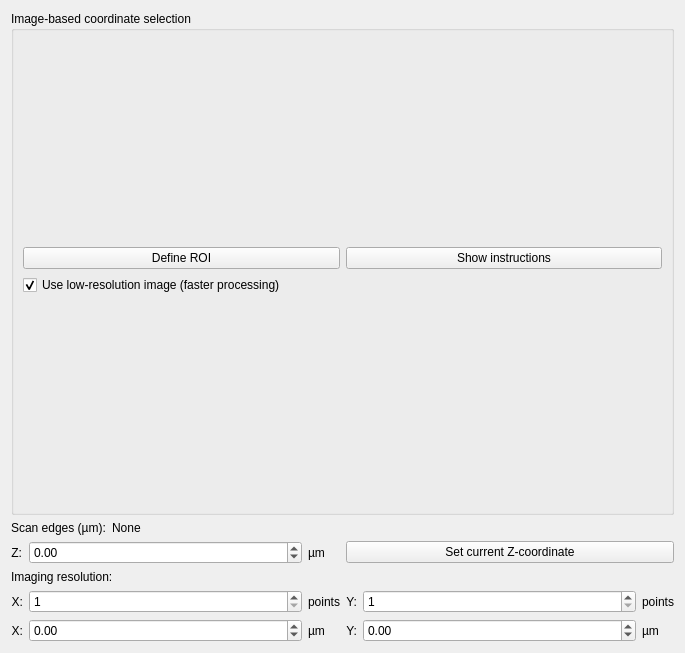
<?xml version="1.0" encoding="UTF-8"?>
<ui version="4.0">
 <class>Rect_Video</class>
 <widget class="QWidget" name="Rect_Video">
  <property name="geometry">
   <rect>
    <x>0</x>
    <y>0</y>
    <width>685</width>
    <height>653</height>
   </rect>
  </property>
  <property name="windowTitle">
   <string>Form</string>
  </property>
  <layout class="QVBoxLayout" name="verticalLayout_2">
   <item>
    <layout class="QVBoxLayout" name="main_layout">
     <item>
      <widget class="QGroupBox" name="groupBox">
       <property name="title">
        <string>Image-based coordinate selection</string>
       </property>
       <layout class="QVBoxLayout" name="verticalLayout_3">
        <item>
         <layout class="QGridLayout" name="gridLayout">
          <item row="2" column="0" colspan="2">
           <widget class="QCheckBox" name="chk_lres">
            <property name="text">
             <string>Use low-resolution image (faster processing)</string>
            </property>
            <property name="checked">
             <bool>true</bool>
            </property>
           </widget>
          </item>
          <item row="0" column="0" colspan="2">
           <layout class="QVBoxLayout" name="lyt_canvas"/>
          </item>
          <item row="1" column="0">
           <widget class="QPushButton" name="btn_defineROI">
            <property name="text">
             <string>Define ROI</string>
            </property>
           </widget>
          </item>
          <item row="1" column="1">
           <widget class="QPushButton" name="btn_instruction">
            <property name="text">
             <string>Show instructions</string>
            </property>
           </widget>
          </item>
         </layout>
        </item>
       </layout>
      </widget>
     </item>
     <item>
      <layout class="QGridLayout" name="gridLayout_2">
       <item row="6" column="0">
        <widget class="QLabel" name="label_11">
         <property name="sizePolicy">
          <sizepolicy hsizetype="Fixed" vsizetype="Preferred">
           <horstretch>0</horstretch>
           <verstretch>0</verstretch>
          </sizepolicy>
         </property>
         <property name="text">
          <string>X:</string>
         </property>
         <property name="alignment">
          <set>Qt::AlignmentFlag::AlignRight|Qt::AlignmentFlag::AlignTrailing|Qt::AlignmentFlag::AlignVCenter</set>
         </property>
        </widget>
       </item>
       <item row="5" column="0">
        <widget class="QLabel" name="label_9">
         <property name="sizePolicy">
          <sizepolicy hsizetype="Fixed" vsizetype="Preferred">
           <horstretch>0</horstretch>
           <verstretch>0</verstretch>
          </sizepolicy>
         </property>
         <property name="text">
          <string>X:</string>
         </property>
         <property name="alignment">
          <set>Qt::AlignmentFlag::AlignRight|Qt::AlignmentFlag::AlignTrailing|Qt::AlignmentFlag::AlignVCenter</set>
         </property>
        </widget>
       </item>
       <item row="6" column="1">
        <widget class="QDoubleSpinBox" name="spin_resXum">
         <property name="minimum">
          <double>-1000000.000000000000000</double>
         </property>
         <property name="maximum">
          <double>1000000.000000000000000</double>
         </property>
        </widget>
       </item>
       <item row="3" column="0">
        <widget class="QLabel" name="label_5">
         <property name="sizePolicy">
          <sizepolicy hsizetype="Fixed" vsizetype="Preferred">
           <horstretch>0</horstretch>
           <verstretch>0</verstretch>
          </sizepolicy>
         </property>
         <property name="text">
          <string>Z:</string>
         </property>
         <property name="alignment">
          <set>Qt::AlignmentFlag::AlignRight|Qt::AlignmentFlag::AlignTrailing|Qt::AlignmentFlag::AlignVCenter</set>
         </property>
        </widget>
       </item>
       <item row="5" column="1">
        <widget class="QSpinBox" name="spin_resXPt">
         <property name="minimum">
          <number>1</number>
         </property>
         <property name="maximum">
          <number>1000000</number>
         </property>
        </widget>
       </item>
       <item row="3" column="1">
        <widget class="QDoubleSpinBox" name="spin_z">
         <property name="minimum">
          <double>-1000000.000000000000000</double>
         </property>
         <property name="maximum">
          <double>1000000.000000000000000</double>
         </property>
        </widget>
       </item>
       <item row="5" column="2">
        <widget class="QLabel" name="label_10">
         <property name="sizePolicy">
          <sizepolicy hsizetype="Fixed" vsizetype="Preferred">
           <horstretch>0</horstretch>
           <verstretch>0</verstretch>
          </sizepolicy>
         </property>
         <property name="text">
          <string>points</string>
         </property>
        </widget>
       </item>
       <item row="6" column="2">
        <widget class="QLabel" name="label_12">
         <property name="sizePolicy">
          <sizepolicy hsizetype="Fixed" vsizetype="Preferred">
           <horstretch>0</horstretch>
           <verstretch>0</verstretch>
          </sizepolicy>
         </property>
         <property name="text">
          <string>µm</string>
         </property>
        </widget>
       </item>
       <item row="3" column="2">
        <widget class="QLabel" name="label_7">
         <property name="sizePolicy">
          <sizepolicy hsizetype="Fixed" vsizetype="Preferred">
           <horstretch>0</horstretch>
           <verstretch>0</verstretch>
          </sizepolicy>
         </property>
         <property name="text">
          <string>µm</string>
         </property>
        </widget>
       </item>
       <item row="5" column="3">
        <widget class="QLabel" name="label_13">
         <property name="sizePolicy">
          <sizepolicy hsizetype="Fixed" vsizetype="Preferred">
           <horstretch>0</horstretch>
           <verstretch>0</verstretch>
          </sizepolicy>
         </property>
         <property name="text">
          <string>Y:</string>
         </property>
         <property name="alignment">
          <set>Qt::AlignmentFlag::AlignRight|Qt::AlignmentFlag::AlignTrailing|Qt::AlignmentFlag::AlignVCenter</set>
         </property>
        </widget>
       </item>
       <item row="4" column="0" colspan="6">
        <widget class="QLabel" name="label_8">
         <property name="sizePolicy">
          <sizepolicy hsizetype="Preferred" vsizetype="Fixed">
           <horstretch>0</horstretch>
           <verstretch>0</verstretch>
          </sizepolicy>
         </property>
         <property name="text">
          <string>Imaging resolution:</string>
         </property>
        </widget>
       </item>
       <item row="5" column="4">
        <widget class="QSpinBox" name="spin_resYPt">
         <property name="minimum">
          <number>1</number>
         </property>
         <property name="maximum">
          <number>1000000</number>
         </property>
        </widget>
       </item>
       <item row="6" column="3">
        <widget class="QLabel" name="label_14">
         <property name="sizePolicy">
          <sizepolicy hsizetype="Fixed" vsizetype="Preferred">
           <horstretch>0</horstretch>
           <verstretch>0</verstretch>
          </sizepolicy>
         </property>
         <property name="text">
          <string>Y:</string>
         </property>
         <property name="alignment">
          <set>Qt::AlignmentFlag::AlignRight|Qt::AlignmentFlag::AlignTrailing|Qt::AlignmentFlag::AlignVCenter</set>
         </property>
        </widget>
       </item>
       <item row="6" column="4">
        <widget class="QDoubleSpinBox" name="spin_resYum">
         <property name="minimum">
          <double>-1000000.000000000000000</double>
         </property>
         <property name="maximum">
          <double>1000000.000000000000000</double>
         </property>
        </widget>
       </item>
       <item row="6" column="5">
        <widget class="QLabel" name="label_16">
         <property name="sizePolicy">
          <sizepolicy hsizetype="Fixed" vsizetype="Preferred">
           <horstretch>0</horstretch>
           <verstretch>0</verstretch>
          </sizepolicy>
         </property>
         <property name="text">
          <string>µm</string>
         </property>
        </widget>
       </item>
       <item row="5" column="5">
        <widget class="QLabel" name="label_15">
         <property name="sizePolicy">
          <sizepolicy hsizetype="Fixed" vsizetype="Preferred">
           <horstretch>0</horstretch>
           <verstretch>0</verstretch>
          </sizepolicy>
         </property>
         <property name="text">
          <string>points</string>
         </property>
        </widget>
       </item>
       <item row="3" column="3" colspan="3">
        <widget class="QPushButton" name="btn_storeZ">
         <property name="text">
          <string>Set current Z-coordinate</string>
         </property>
        </widget>
       </item>
       <item row="2" column="0" colspan="6">
        <layout class="QHBoxLayout" name="horizontalLayout">
         <item>
          <widget class="QLabel" name="label_4">
           <property name="sizePolicy">
            <sizepolicy hsizetype="Fixed" vsizetype="Preferred">
             <horstretch>0</horstretch>
             <verstretch>0</verstretch>
            </sizepolicy>
           </property>
           <property name="text">
            <string>Scan edges (µm):</string>
           </property>
          </widget>
         </item>
         <item>
          <widget class="QLabel" name="lbl_scanEdges">
           <property name="sizePolicy">
            <sizepolicy hsizetype="Preferred" vsizetype="Fixed">
             <horstretch>0</horstretch>
             <verstretch>0</verstretch>
            </sizepolicy>
           </property>
           <property name="text">
            <string>None</string>
           </property>
          </widget>
         </item>
        </layout>
       </item>
      </layout>
     </item>
    </layout>
   </item>
  </layout>
 </widget>
 <resources/>
 <connections/>
</ui>
